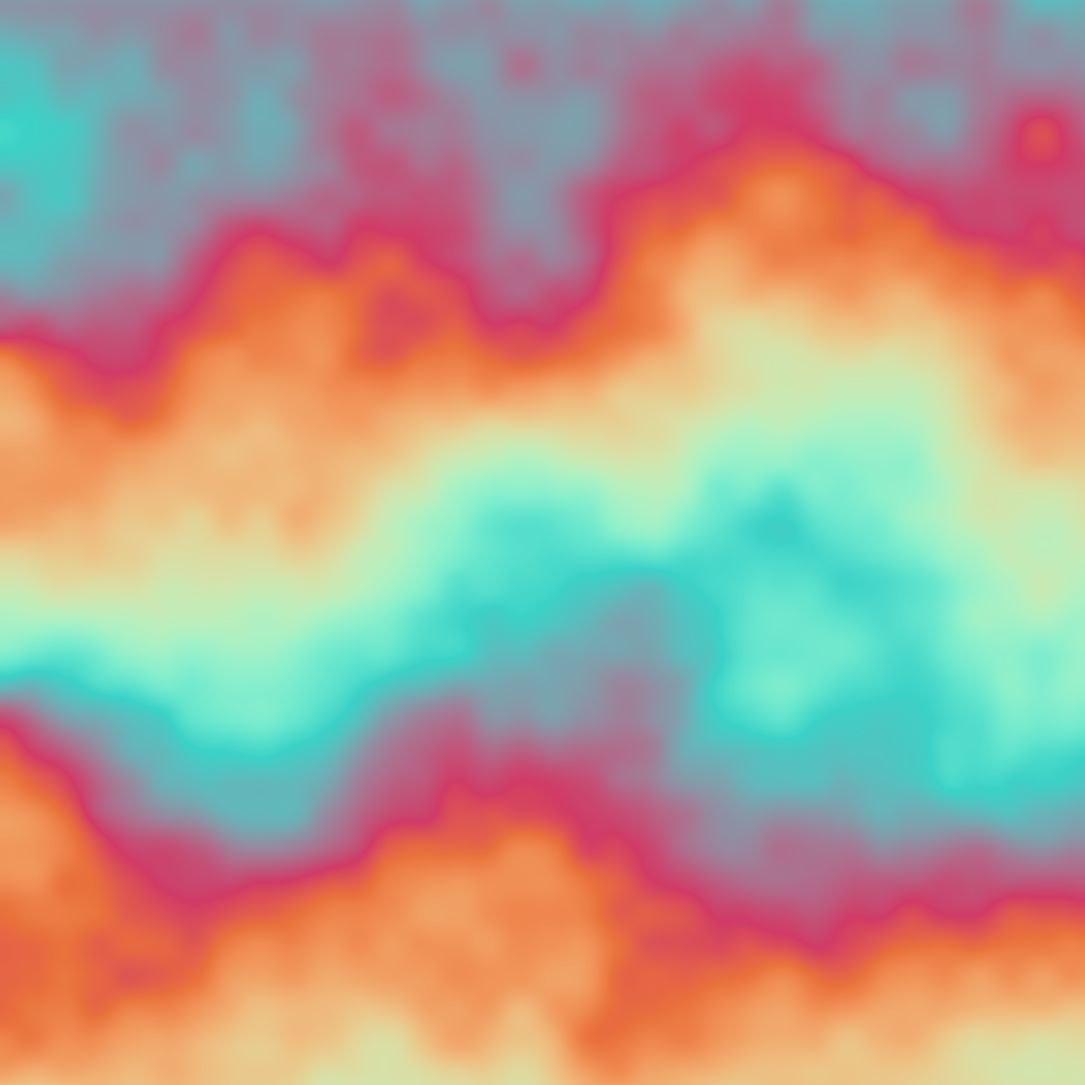
Frame 1 (no input)
Frame 60 (the mouse pressed at the canvas centre just before this capture): identical to frame 1, image omitted
Frame 120 (the mouse held since frame 60 and released just before this capture): identical to frame 1, image omitted

The Processing sketch that drew this single still picture (run headless with seeded random() and noise(); from frame 60 on, the mouse is pressed at the canvas centre):

// Processing sketch: code_07_16
// ── code_07_16.pde
float power = 1.61833;
float d = 432;


void setup(){
size(1800, 1800);
noiseSeed(200);
drawing();
noStroke();
}

void draw(){
save("imagen/demo_002.jpg");
}

void drawing(){
for(int y = 0; y < height; y++){
  for(int x = 0; x < width; x++){
    float total = 0.0;
    for(float i = d; i >= 1; i = i/2.0){
      total +=noise(x/d, y/d)*d;
    }
    float turbulence = 43.2 * total/d;
    float base = (x * 0.00003)+(y* 0.003);
    float offset = base + (power* turbulence/256.0);
    float r = abs(cos(offset+0.3))*256.0;
    float g = abs(sin(offset+0.9))*256.0;
    float b = abs(sin(offset+0.6))*206.0;
    stroke(r,g,b);
    point(x, y);
    }
  }
}
